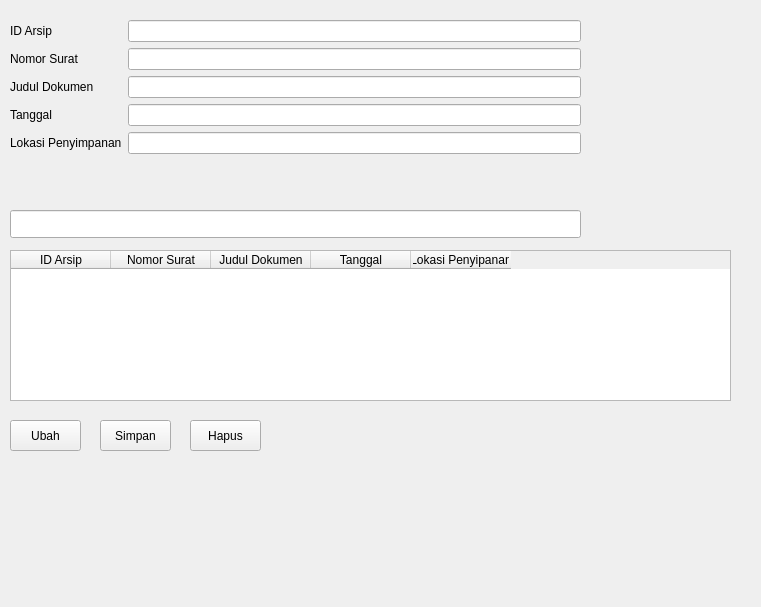
<?xml version="1.0" encoding="UTF-8"?>
<ui version="4.0">
 <class>Form</class>
 <widget class="QWidget" name="Form">
  <property name="geometry">
   <rect>
    <x>0</x>
    <y>0</y>
    <width>761</width>
    <height>607</height>
   </rect>
  </property>
  <property name="windowTitle">
   <string>Form</string>
  </property>
  <widget class="QPushButton" name="btnSimpan">
   <property name="geometry">
    <rect>
     <x>100</x>
     <y>420</y>
     <width>71</width>
     <height>31</height>
    </rect>
   </property>
   <property name="text">
    <string>Simpan</string>
   </property>
  </widget>
  <widget class="QTableWidget" name="tabelArsip">
   <property name="geometry">
    <rect>
     <x>10</x>
     <y>250</y>
     <width>721</width>
     <height>151</height>
    </rect>
   </property>
   <column>
    <property name="text">
     <string>ID Arsip</string>
    </property>
   </column>
   <column>
    <property name="text">
     <string>Nomor Surat</string>
    </property>
   </column>
   <column>
    <property name="text">
     <string>Judul Dokumen</string>
    </property>
   </column>
   <column>
    <property name="text">
     <string>Tanggal</string>
    </property>
   </column>
   <column>
    <property name="text">
     <string>Lokasi Penyipanan</string>
    </property>
   </column>
  </widget>
  <widget class="QPushButton" name="btnUbah">
   <property name="geometry">
    <rect>
     <x>10</x>
     <y>420</y>
     <width>71</width>
     <height>31</height>
    </rect>
   </property>
   <property name="text">
    <string>Ubah</string>
   </property>
  </widget>
  <widget class="QWidget" name="formLayoutWidget">
   <property name="geometry">
    <rect>
     <x>10</x>
     <y>20</y>
     <width>571</width>
     <height>171</height>
    </rect>
   </property>
   <layout class="QFormLayout" name="formLayout">
    <item row="0" column="0">
     <widget class="QLabel" name="iDAnggotaLabel">
      <property name="text">
       <string>ID Arsip</string>
      </property>
     </widget>
    </item>
    <item row="0" column="1">
     <widget class="QLineEdit" name="editID"/>
    </item>
    <item row="1" column="0">
     <widget class="QLabel" name="namaAnggotaLabel">
      <property name="text">
       <string>Nomor Surat</string>
      </property>
     </widget>
    </item>
    <item row="1" column="1">
     <widget class="QLineEdit" name="editNomor"/>
    </item>
    <item row="3" column="1">
     <widget class="QLineEdit" name="editTanggal"/>
    </item>
    <item row="2" column="1">
     <widget class="QLineEdit" name="editJudul"/>
    </item>
    <item row="2" column="0">
     <widget class="QLabel" name="statusLabel">
      <property name="text">
       <string>Judul Dokumen</string>
      </property>
     </widget>
    </item>
    <item row="3" column="0">
     <widget class="QLabel" name="telpLabel">
      <property name="text">
       <string>Tanggal</string>
      </property>
     </widget>
    </item>
    <item row="4" column="0">
     <widget class="QLabel" name="emailLabel">
      <property name="text">
       <string>Lokasi Penyimpanan</string>
      </property>
     </widget>
    </item>
    <item row="4" column="1">
     <widget class="QLineEdit" name="editLokasi"/>
    </item>
   </layout>
  </widget>
  <widget class="QPushButton" name="btnHapus">
   <property name="geometry">
    <rect>
     <x>190</x>
     <y>420</y>
     <width>71</width>
     <height>31</height>
    </rect>
   </property>
   <property name="text">
    <string>Hapus</string>
   </property>
  </widget>
  <widget class="QLineEdit" name="editCari">
   <property name="geometry">
    <rect>
     <x>10</x>
     <y>210</y>
     <width>571</width>
     <height>28</height>
    </rect>
   </property>
  </widget>
 </widget>
 <resources/>
 <connections/>
</ui>
